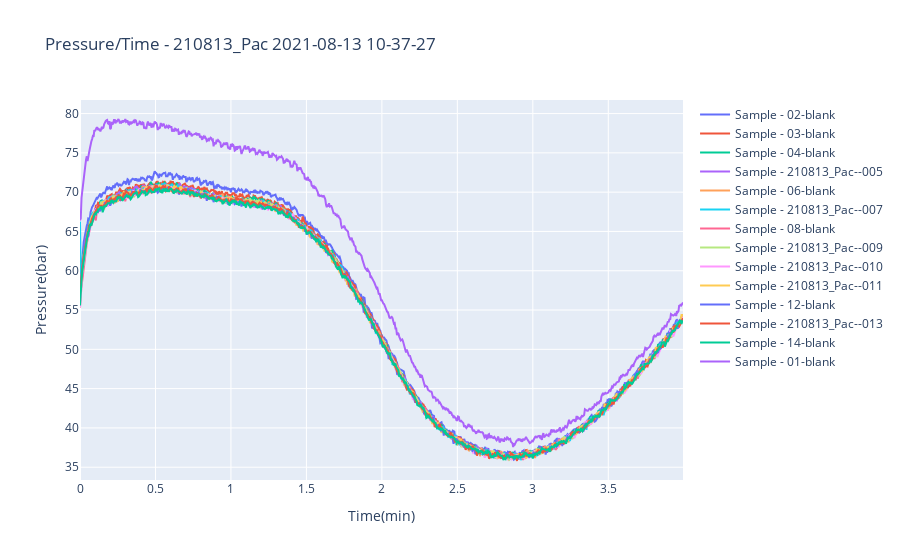
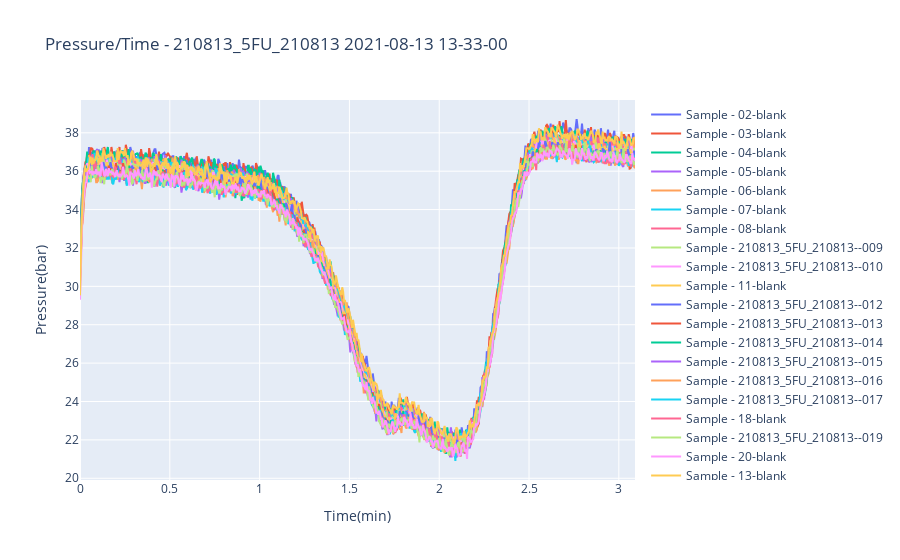
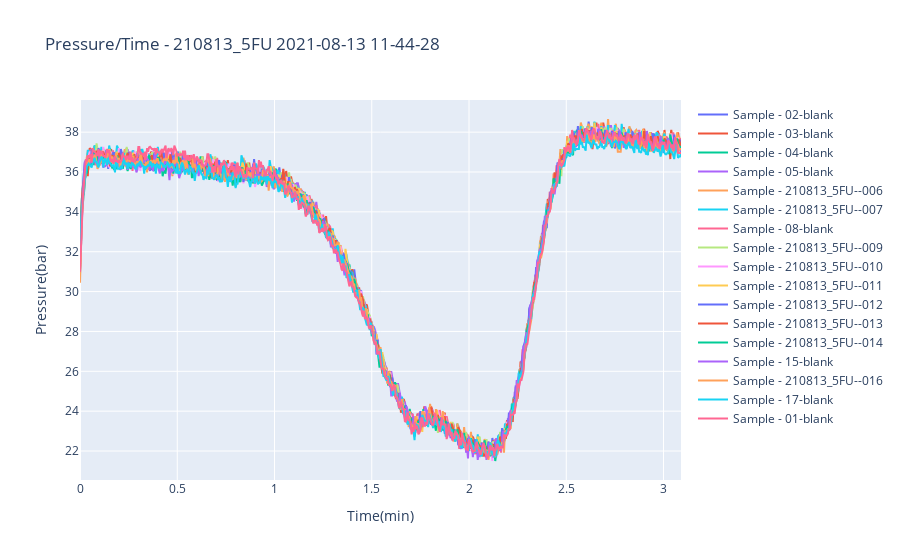

The notebook cell these images were saved under, in order:
### Code cell
dev.plot_analyses([3, 4, 5])

### Figure 1 — Plotly figure (JSON) as saved in the notebook; plotly's stock layout.template omitted (floating-point values rounded to 4 significant figures; data arrays with more than 128 entries replaced by an {"elided": "..."} marker saying what was removed)
{"data": [{"name": "Sample - 02-blank", "type": "scatter", "visible": true, "x": {"elided": "800 float values"}, "y": {"elided": "800 float values"}}, {"name": "Sample - 03-blank", "type": "scatter", "visible": true, "x": {"elided": "800 float values"}, "y": {"elided": "800 float values"}}, {"name": "Sample - 04-blank", "type": "scatter", "visible": true, "x": {"elided": "800 float values"}, "y": {"elided": "800 float values"}}, {"name": "Sample - 210813_Pac--005", "type": "scatter", "visible": true, "x": {"elided": "800 float values"}, "y": {"elided": "800 float values"}}, {"name": "Sample - 06-blank", "type": "scatter", "visible": true, "x": {"elided": "800 float values"}, "y": {"elided": "800 float values"}}, {"name": "Sample - 210813_Pac--007", "type": "scatter", "visible": true, "x": {"elided": "800 float values"}, "y": {"elided": "800 float values"}}, {"name": "Sample - 08-blank", "type": "scatter", "visible": true, "x": {"elided": "800 float values"}, "y": {"elided": "800 float values"}}, {"name": "Sample - 210813_Pac--009", "type": "scatter", "visible": true, "x": {"elided": "800 float values"}, "y": {"elided": "800 float values"}}, {"name": "Sample - 210813_Pac--010", "type": "scatter", "visible": true, "x": {"elided": "800 float values"}, "y": {"elided": "800 float values"}}, {"name": "Sample - 210813_Pac--011", "type": "scatter", "visible": true, "x": {"elided": "800 float values"}, "y": {"elided": "800 float values"}}, {"name": "Sample - 12-blank", "type": "scatter", "visible": true, "x": {"elided": "800 float values"}, "y": {"elided": "800 float values"}}, {"name": "Sample - 210813_Pac--013", "type": "scatter", "visible": true, "x": {"elided": "800 float values"}, "y": {"elided": "800 float values"}}, {"name": "Sample - 14-blank", "type": "scatter", "visible": true, "x": {"elided": "800 float values"}, "y": {"elided": "800 float values"}}, {"name": "Sample - 01-blank", "type": "scatter", "visible": true, "x": {"elided": "800 float values"}, "y": {"elided": "800 float values"}}], "layout": {"showlegend": true, "title": {"text": "Pressure/Time - 210813_Pac 2021-08-13 10-37-27"}, "xaxis": {"title": {"text": "Time(min)"}}, "yaxis": {"title": {"text": "Pressure(bar)"}}}}

### Figure 2 — Plotly figure (JSON) as saved in the notebook; plotly's stock layout.template omitted (floating-point values rounded to 4 significant figures; data arrays with more than 128 entries replaced by an {"elided": "..."} marker saying what was removed)
{"data": [{"name": "Sample - 02-blank", "type": "scatter", "visible": true, "x": {"elided": "619 float values"}, "y": {"elided": "619 float values"}}, {"name": "Sample - 03-blank", "type": "scatter", "visible": true, "x": {"elided": "619 float values"}, "y": {"elided": "619 float values"}}, {"name": "Sample - 04-blank", "type": "scatter", "visible": true, "x": {"elided": "619 float values"}, "y": {"elided": "619 float values"}}, {"name": "Sample - 05-blank", "type": "scatter", "visible": true, "x": {"elided": "619 float values"}, "y": {"elided": "619 float values"}}, {"name": "Sample - 06-blank", "type": "scatter", "visible": true, "x": {"elided": "619 float values"}, "y": {"elided": "619 float values"}}, {"name": "Sample - 07-blank", "type": "scatter", "visible": true, "x": {"elided": "619 float values"}, "y": {"elided": "619 float values"}}, {"name": "Sample - 08-blank", "type": "scatter", "visible": true, "x": {"elided": "619 float values"}, "y": {"elided": "619 float values"}}, {"name": "Sample - 210813_5FU_210813--009", "type": "scatter", "visible": true, "x": {"elided": "619 float values"}, "y": {"elided": "619 float values"}}, {"name": "Sample - 210813_5FU_210813--010", "type": "scatter", "visible": true, "x": {"elided": "619 float values"}, "y": {"elided": "619 float values"}}, {"name": "Sample - 11-blank", "type": "scatter", "visible": true, "x": {"elided": "619 float values"}, "y": {"elided": "619 float values"}}, {"name": "Sample - 210813_5FU_210813--012", "type": "scatter", "visible": true, "x": {"elided": "619 float values"}, "y": {"elided": "619 float values"}}, {"name": "Sample - 210813_5FU_210813--013", "type": "scatter", "visible": true, "x": {"elided": "619 float values"}, "y": {"elided": "619 float values"}}, {"name": "Sample - 210813_5FU_210813--014", "type": "scatter", "visible": true, "x": {"elided": "619 float values"}, "y": {"elided": "619 float values"}}, {"name": "Sample - 210813_5FU_210813--015", "type": "scatter", "visible": true, "x": {"elided": "619 float values"}, "y": {"elided": "619 float values"}}, {"name": "Sample - 210813_5FU_210813--016", "type": "scatter", "visible": true, "x": {"elided": "619 float values"}, "y": {"elided": "619 float values"}}, {"name": "Sample - 210813_5FU_210813--017", "type": "scatter", "visible": true, "x": {"elided": "619 float values"}, "y": {"elided": "619 float values"}}, {"name": "Sample - 18-blank", "type": "scatter", "visible": true, "x": {"elided": "619 float values"}, "y": {"elided": "619 float values"}}, {"name": "Sample - 210813_5FU_210813--019", "type": "scatter", "visible": true, "x": {"elided": "619 float values"}, "y": {"elided": "619 float values"}}, {"name": "Sample - 20-blank", "type": "scatter", "visible": true, "x": {"elided": "619 float values"}, "y": {"elided": "619 float values"}}, {"name": "Sample - 13-blank", "type": "scatter", "visible": true, "x": {"elided": "619 float values"}, "y": {"elided": "619 float values"}}], "layout": {"showlegend": true, "title": {"text": "Pressure/Time - 210813_5FU_210813 2021-08-13 13-33-00"}, "xaxis": {"title": {"text": "Time(min)"}}, "yaxis": {"title": {"text": "Pressure(bar)"}}}}

### Figure 3 — Plotly figure (JSON) as saved in the notebook; plotly's stock layout.template omitted (floating-point values rounded to 4 significant figures; data arrays with more than 128 entries replaced by an {"elided": "..."} marker saying what was removed)
{"data": [{"name": "Sample - 02-blank", "type": "scatter", "visible": true, "x": {"elided": "619 float values"}, "y": {"elided": "619 float values"}}, {"name": "Sample - 03-blank", "type": "scatter", "visible": true, "x": {"elided": "619 float values"}, "y": {"elided": "619 float values"}}, {"name": "Sample - 04-blank", "type": "scatter", "visible": true, "x": {"elided": "619 float values"}, "y": {"elided": "619 float values"}}, {"name": "Sample - 05-blank", "type": "scatter", "visible": true, "x": {"elided": "619 float values"}, "y": {"elided": "619 float values"}}, {"name": "Sample - 210813_5FU--006", "type": "scatter", "visible": true, "x": {"elided": "619 float values"}, "y": {"elided": "619 float values"}}, {"name": "Sample - 210813_5FU--007", "type": "scatter", "visible": true, "x": {"elided": "619 float values"}, "y": {"elided": "619 float values"}}, {"name": "Sample - 08-blank", "type": "scatter", "visible": true, "x": {"elided": "619 float values"}, "y": {"elided": "619 float values"}}, {"name": "Sample - 210813_5FU--009", "type": "scatter", "visible": true, "x": {"elided": "619 float values"}, "y": {"elided": "619 float values"}}, {"name": "Sample - 210813_5FU--010", "type": "scatter", "visible": true, "x": {"elided": "619 float values"}, "y": {"elided": "619 float values"}}, {"name": "Sample - 210813_5FU--011", "type": "scatter", "visible": true, "x": {"elided": "619 float values"}, "y": {"elided": "619 float values"}}, {"name": "Sample - 210813_5FU--012", "type": "scatter", "visible": true, "x": {"elided": "619 float values"}, "y": {"elided": "619 float values"}}, {"name": "Sample - 210813_5FU--013", "type": "scatter", "visible": true, "x": {"elided": "619 float values"}, "y": {"elided": "619 float values"}}, {"name": "Sample - 210813_5FU--014", "type": "scatter", "visible": true, "x": {"elided": "619 float values"}, "y": {"elided": "619 float values"}}, {"name": "Sample - 15-blank", "type": "scatter", "visible": true, "x": {"elided": "619 float values"}, "y": {"elided": "619 float values"}}, {"name": "Sample - 210813_5FU--016", "type": "scatter", "visible": true, "x": {"elided": "619 float values"}, "y": {"elided": "619 float values"}}, {"name": "Sample - 17-blank", "type": "scatter", "visible": true, "x": {"elided": "619 float values"}, "y": {"elided": "619 float values"}}, {"name": "Sample - 01-blank", "type": "scatter", "visible": true, "x": {"elided": "619 float values"}, "y": {"elided": "619 float values"}}], "layout": {"showlegend": true, "title": {"text": "Pressure/Time - 210813_5FU 2021-08-13 11-44-28"}, "xaxis": {"title": {"text": "Time(min)"}}, "yaxis": {"title": {"text": "Pressure(bar)"}}}}
